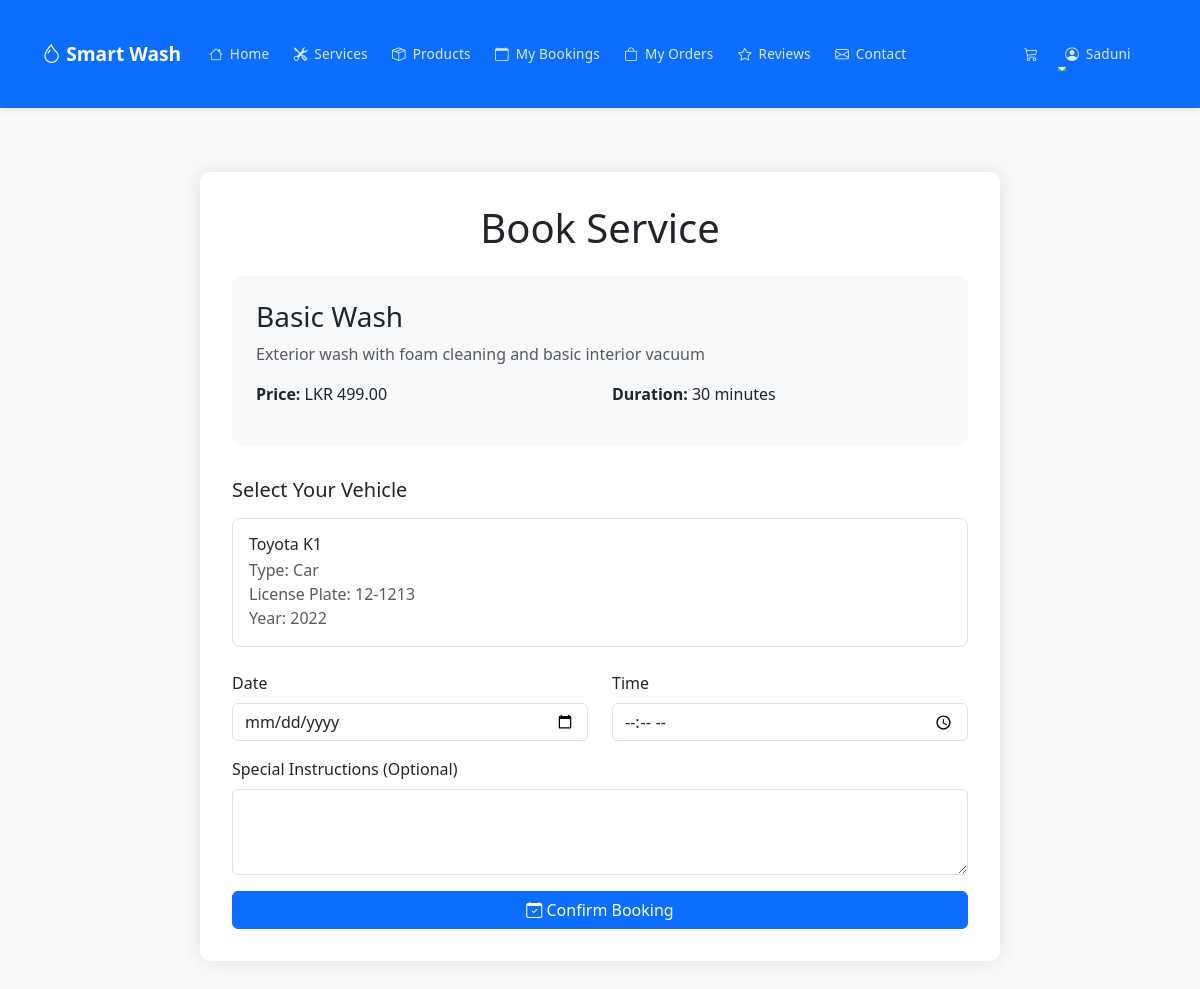
/customer/book_service.php?id=1 (signed in), run on the app's committed database.
### tables this page shows
CREATE TABLE `services` (
  `id` int(11) NOT NULL,
  `name` varchar(255) NOT NULL,
  `description` text DEFAULT NULL,
  `price` decimal(10,2) NOT NULL,
  `duration` int(11) NOT NULL COMMENT 'Duration in minutes',
  `vehicle_types` longtext DEFAULT NULL COMMENT 'Array of supported vehicle types' CHECK (json_valid(`vehicle_types`)),
  `status` enum('active','inactive') DEFAULT 'active',
  `image_url` varchar(255) DEFAULT NULL,
  `created_at` timestamp NOT NULL DEFAULT current_timestamp(),
  `updated_at` timestamp NOT NULL DEFAULT current_timestamp() ON UPDATE current_timestamp()
);

CREATE TABLE `customer_vehicles` (
  `id` int(11) NOT NULL,
  `customer_id` int(11) NOT NULL,
  `vehicle_type` enum('car','suv','van','bike') NOT NULL,
  `make` varchar(50) NOT NULL,
  `model` varchar(50) NOT NULL,
  `year` varchar(4) NOT NULL,
  `color` varchar(30) NOT NULL,
  `license_plate` varchar(20) NOT NULL,
  `status` enum('active','inactive') DEFAULT 'active',
  `created_at` timestamp NOT NULL DEFAULT current_timestamp(),
  `updated_at` timestamp NOT NULL DEFAULT current_timestamp() ON UPDATE current_timestamp()
);

### customer/book_service.php (the view, shortened to what this page needs)
<?php
$error = '';
$service = null;
$vehicles = array();
try {
    $db = new Database();
    $conn = $db->getConnection();
    if (isset($_GET['id'])) {
        $stmt = $conn->prepare("SELECT * FROM services WHERE id = ? AND status = 'active'");
        $stmt->bind_param("i", $_GET['id']);
        $stmt->execute();
        $result = $stmt->get_result();
        $service = $result->fetch_assoc();
        $stmt = $conn->prepare("
            SELECT * FROM customer_vehicles
            WHERE customer_id = ? AND status = 'active'
            ORDER BY id DESC
        ");
        $stmt->bind_param("i", $_SESSION['customer_id']);
        $stmt->execute();
        $result = $stmt->get_result();
        while ($vehicle = $result->fetch_assoc()) {
            $vehicles[] = $vehicle;
        }
        $supported_types = json_decode($service['vehicle_types'], true);
    } else {
        throw new Exception("Invalid service selected");
    }
} catch (Exception $e) {
    error_log("Booking error: " . $e->getMessage());
    $error = $e->getMessage();
}
?>
<!DOCTYPE html>
<html lang="en">
<head>
    <link href="https://cdn.jsdelivr.net/npm/bootstrap@5.3.0/dist/css/bootstrap.min.css" rel="stylesheet">
    <link href="https://cdn.jsdelivr.net/npm/bootstrap-icons@1.10.0/font/bootstrap-icons.css" rel="stylesheet">
    <link rel="stylesheet" href="customer.css">
</head>
<body class="bg-light">
    <?php include('customer-navbar.php'); ?>
    <div class="container">
        <div class="booking-container">
            <h1 class="text-center mb-4">Book Service</h1>
            <?php if ($service && !$error): ?>
                <div class="service-details">
                    <h3><?php echo htmlspecialchars($service['name']); ?></h3>
                    <p class="text-muted"><?php echo htmlspecialchars($service['description']); ?></p>
                    <div class="row">
                        <div class="col-md-6">
                            <p><strong>Price:</strong> LKR <?php echo number_format($service['price'], 2); ?></p>
                        </div>
                        <div class="col-md-6">
                            <p><strong>Duration:</strong> <?php echo $service['duration']; ?> minutes</p>
                        </div>
                    </div>
                </div>
                <form method="POST" action="" id="bookingForm" novalidate>
                    <div class="mb-4">
                        <h5 class="mb-3">Select Your Vehicle</h5>
                        <div class="vehicle-selection">
                            <?php
                            foreach ($vehicles as $vehicle):
                                $is_supported = in_array(strtolower($vehicle['vehicle_type']), array_map('strtolower', $supported_types));
                            ?>
                                <div class="vehicle-option <?php echo !$is_supported ? 'opacity-50' : ''; ?>">
                                    <label for="vehicle_<?php echo $vehicle['id']; ?>" class="d-flex justify-content-between align-items-start">
                                        <div>
                                            <h6 class="mb-1">
                                                <?php echo htmlspecialchars($vehicle['make'] . ' ' . $vehicle['model']); ?>
                                            </h6>
                                            <p class="mb-0 text-muted">
                                                Type: <?php echo ucfirst($vehicle['vehicle_type']); ?><br>
                                                License Plate: <?php echo strtoupper($vehicle['license_plate']); ?><br>
                                                Year: <?php echo $vehicle['year']; ?>
                                            </p>
                                        </div>
                                    </label>
                                </div>
                            <?php endforeach; ?>
                        </div>
                    </div>
                    <div class="row mb-3">
                        <div class="col-md-6">
                            <label for="booking_date" class="form-label">Date</label>
                            <input type="date" class="form-control" id="booking_date" name="booking_date"
                                min="<?php echo date('Y-m-d'); ?>" required>
                        </div>
                        <div class="col-md-6">
                            <label for="booking_time" class="form-label">Time</label>
                            <input type="time" class="form-control" id="booking_time" name="booking_time" required>
                        </div>
                    </div>
                    <div class="mb-3">
                        <label for="notes" class="form-label">Special Instructions (Optional)</label>
                        <textarea class="form-control" id="notes" name="notes" rows="3"></textarea>
                    </div>
                    <button type="submit" class="btn btn-primary w-100">
                        <i class="bi bi-calendar-check"></i> Confirm Booking
                    </button>
                </form>
            <?php endif; ?>
        </div>
    </div>
</body>
</html>

### customer/customer.css (style rules this page uses)
:root { --primary-color: #4CAF50; --primary-dark: #388E3C; --primary-light: #A5D6A7; --secondary-color: #8BC34A; --accent-color: #FF5722; --text-color: #333333; --text-light: #666666; --text-lighter: #999999; --bg-color: #FFFFFF; --bg-light: #F9F9F9; --border-color: #EEEEEE; }
body { font-family: 'Poppins', 'Segoe UI', Roboto, Arial, sans-serif; color: var(--text-color); background-color: var(--bg-light); line-height: 1.6; }
h1, h2, h3, h4, h5, h6 { font-weight: 600; color: var(--text-color); }
.container { max-width: 1200px; margin: 0 auto; padding: 0 15px; }
.btn { display: inline-block; font-weight: 500; text-align: center; white-space: nowrap; vertical-align: middle; user-select: none; border: 1px solid transparent; padding: 0.5rem 1rem; font-size: 1rem; line-height: 1.5; border-radius: 0.25rem; transition: all 0.15s ease-in-out; cursor: pointer; }
.btn-primary { background-color: var(--primary-color); border-color: var(--primary-color); color: white; }
.form-control { display: block; width: 100%; padding: 0.5rem 0.75rem; font-size: 1rem; line-height: 1.5; color: var(--text-color); background-color: var(--bg-color); background-clip: padding-box; border: 1px solid #ced4da; border-radius: 0.25rem; transition: border-color 0.15s ease-in-out, box-shadow 0.15s ease-in-out; }
.form-label { display: inline-block; margin-bottom: 0.5rem; font-weight: 500; }
.bg-light { background-color: var(--bg-light) !important; }
body { background-color: #f8f9fa; font-family: 'Segoe UI', Tahoma, Geneva, Verdana, sans-serif; }
.btn { border-radius: 6px; padding: 0.5rem 1rem; font-weight: 500; transition: all 0.3s; }
.btn-primary { background-color: #0d6efd; border-color: #0d6efd; }
.form-control { border-radius: 6px; border: 1px solid #dee2e6; padding: 0.625rem 0.875rem; }
.container { padding-top: 2rem; padding-bottom: 2rem; }

### customer/book_service.php (style rules this page uses)
.booking-container { max-width: 800px; margin: 2rem auto; padding: 2rem; background: white; border-radius: 10px; box-shadow: 0 0 20px rgba(0, 0, 0, 0.1); }
.service-details { background-color: #f8f9fa; padding: 1.5rem; border-radius: 10px; margin-bottom: 2rem; }
.vehicle-option { background: #fff; border: 1px solid #dee2e6; border-radius: 8px; padding: 1rem; margin-bottom: 1rem; cursor: pointer; transition: all 0.3s ease; position: relative; }
.vehicle-option label { cursor: pointer; margin: 0; width: 100%; position: relative; z-index: 2; pointer-events: none; }

### customer/customer-navbar.php (style rules this page uses)
.container { max-width: 1140px; }

### data on the page
services: name "Basic Wash", description "Exterior wash with foam cleaning and basic interior vacuum", price "499.00", duration "30"
customer_vehicles: make+model "Toyota K1", vehicle_type "Car", license_plate "12-1213", year "2022"

### other printed values
$_SESSION['customer_name'] "Saduni"
